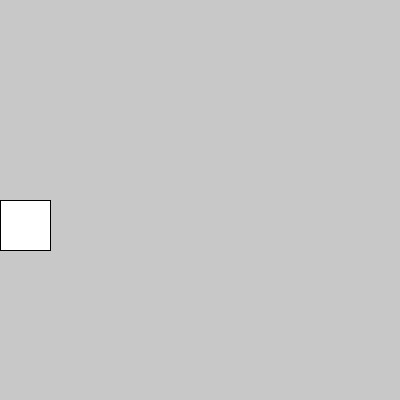
Frame 1 (no input)
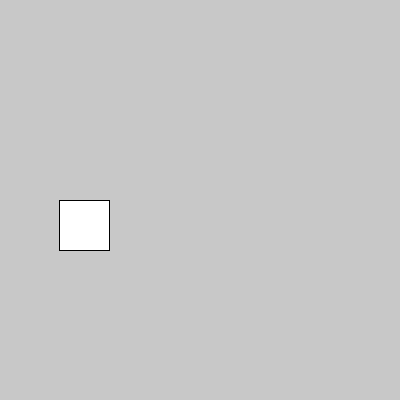
Frame 60 (the mouse pressed at the canvas centre just before this capture)
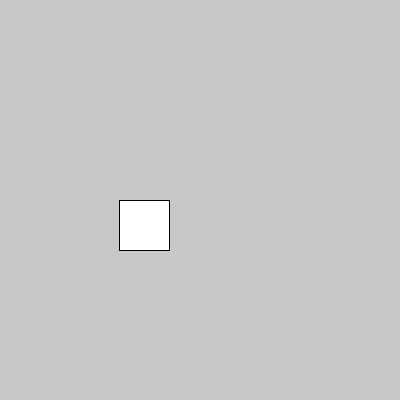
Frame 120 (the mouse held since frame 60 and released just before this capture)

The Processing sketch that drew these frames (run headless with seeded random() and noise(); from frame 60 on, the mouse is pressed at the canvas centre):

// Processing sketch: rect_derecha
// ── rect_derecha.pde
int posX = 0;

void setup(){
  size(400, 400);
  textSize(40);
}

void draw(){
  background(200);
  rect(posX, 200, 50, 50);
  posX = posX + 1;
}
